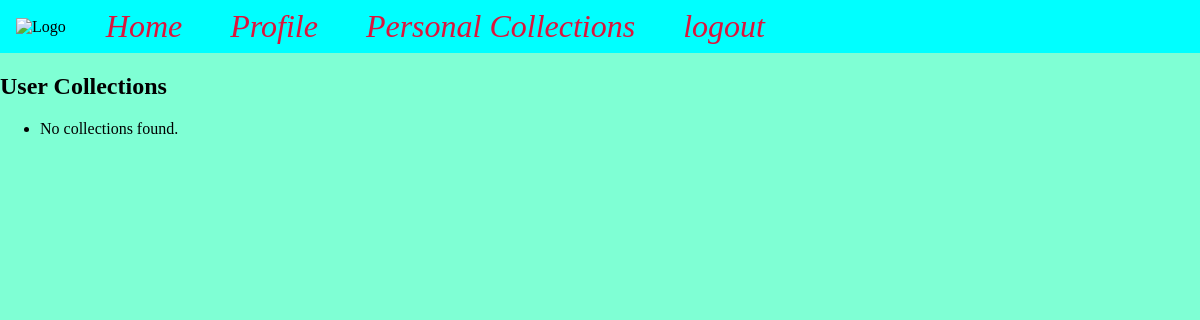
Before: /user_collections/2/ (signed in) with the older database file.
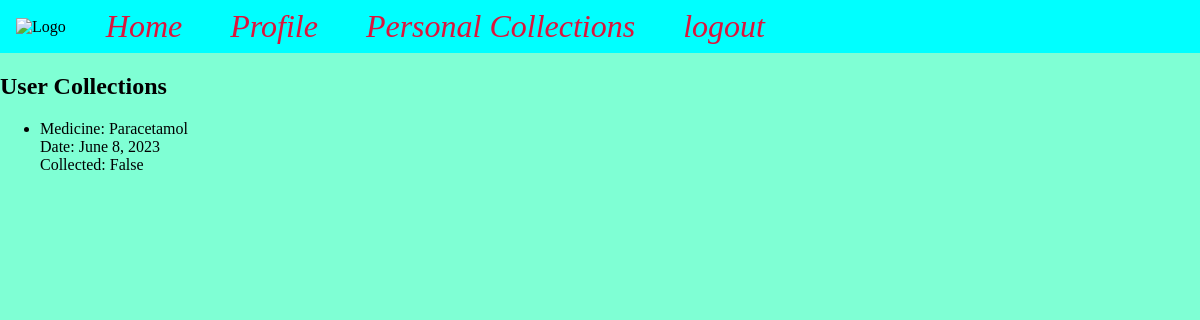
After: the same page with the newer database file.
### base/models.py (models this page shows, shortened)
class Collection(models.Model):
    medicine = models.ForeignKey(
        Medicine, on_delete=models.CASCADE, null=False)
    user = models.ForeignKey(User, on_delete=models.CASCADE)
    date = models.DateField(blank=False,)
    collected = models.BooleanField(default=False)
    collected_approved = models.BooleanField(default=False)
    collected_approved_by = models.ForeignKey(User, on_delete=models.CASCADE,
                                    related_name='approved_by', null=True, blank=True)

class Medicine(models.Model):
    name = models.CharField(max_length=50)
    manufacture = models.CharField(max_length=50)
    cures = models.CharField(max_length=50)
    side_effects = models.CharField(max_length=50)

### base/views.py (the view)
# urls.py: path('user_collections/<int:user_id>/', views.user_collections, name='user_collections'),
def user_collections(request, user_id):
    user = User.objects.get(id=user_id)
    collections = Collection.objects.filter(user=user)
    context = {
        'collections': collections
    }
    return render(request, 'base/user_collections.html', context)

### base/templates/base/user_collections.html
{% extends 'base/base.html' %}
{% block content %}
    <h2>User Collections</h2>
    <ul>
        {% for collection in collections %}
            <li>
                Medicine: {{ collection.medicine.name }}<br>
                Date: {{ collection.date }} <br>
                Collected: {{ collection.collected }} <br>
            </li>
        {% empty %}
            <li>No collections found.</li>
        {% endfor %}
    </ul>
{% endblock %}

Changed rows visible on the page:
added Collection: medicine.name "Paracetamol", date "June 8, 2023", collected "False"
Other visible differences:
text no longer shown: "No collections found."
